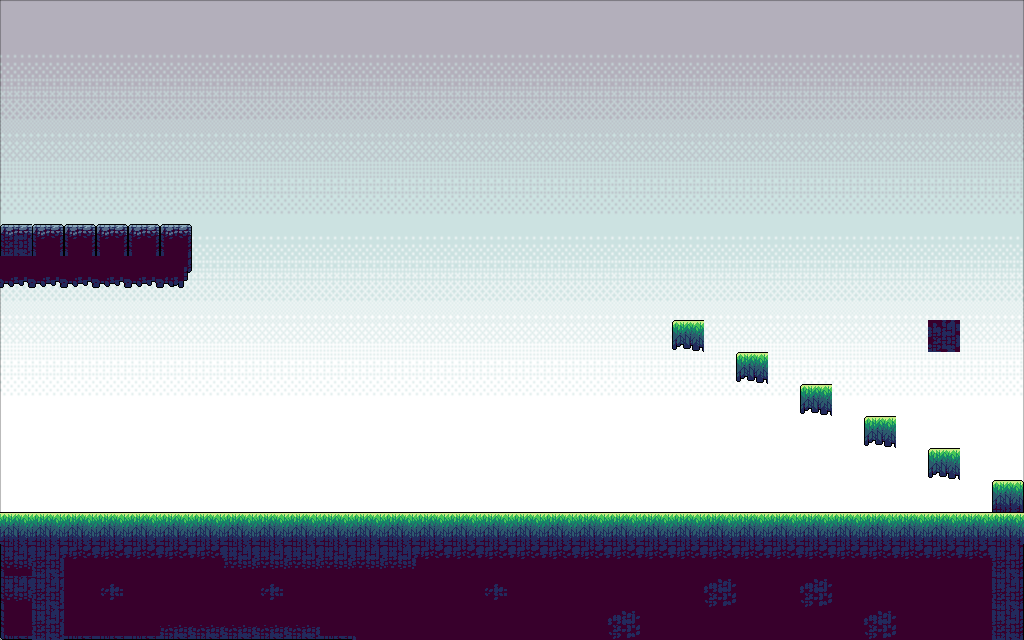

This is a level from a 2D game, rendered from its Tiled map with the project's own tilesets. A one-line summary and the map file follow, with tile-layer data summarised:
An orthogonal 32x20 tile map with 32x32 px tiles, 1 tile layer (Tiles), 3 tilesets, 1 image layer and 36 objects (2x stone, Arbol4, Silla right, Silla left, Tree2).

<map version="1.10" tiledversion="1.11.0" orientation="orthogonal" renderorder="right-down" width="32" height="20" tilewidth="32" tileheight="32" infinite="0" nextlayerid="10" nextobjectid="42">
 <editorsettings>
  <export target="TesteoPark.csv" format="csv" />
 </editorsettings>
 <tileset firstgid="1" source="BG.tsx" />
 <tileset firstgid="5" source="Objetos.tsx" />
 <tileset firstgid="27" source="Parque.tsx" />
 <imagelayer id="5" name="Fondo" locked="1">
  <image source="../images/bg/bg-1.png" width="1024" height="640" />
 </imagelayer>
 <objectgroup id="2" name="Edificios1" locked="1">
  <object id="1" gid="1" x="0" y="512" width="576" height="324">
   <properties>
    <property name="ruta" value="assets/images/bg/2.png" />
   </properties>
  </object>
  <object id="2" gid="1" x="576" y="512" width="576" height="324">
   <properties>
    <property name="ruta" value="assets/images/bg/2.png" />
   </properties>
  </object>
 </objectgroup>
 <objectgroup id="3" name="Edificios2" locked="1">
  <object id="3" gid="2" x="0" y="512" width="576" height="324">
   <properties>
    <property name="ruta" value="assets/images/bg/3.png" />
   </properties>
  </object>
  <object id="4" gid="2" x="574.667" y="512" width="576" height="324">
   <properties>
    <property name="ruta" value="assets/images/bg/3.png" />
   </properties>
  </object>
 </objectgroup>
 <objectgroup id="4" name="Arboles" locked="1">
  <object id="5" gid="4" x="1.33333" y="512" width="576" height="324">
   <properties>
    <property name="ruta" value="assets/images/bg/5.png" />
   </properties>
  </object>
  <object id="6" gid="4" x="574.667" y="512" width="576" height="324">
   <properties>
    <property name="ruta" value="assets/images/bg/5.png" />
   </properties>
  </object>
 </objectgroup>
 <objectgroup id="6" name="Objetos" locked="1">
  <object id="7" name="Arbol4" gid="13" x="703.667" y="512" width="175" height="190">
   <properties>
    <property name="ruta" value="assets/images/objects/Other/Tree4.png" />
   </properties>
  </object>
  <object id="8" name="stone" gid="16" x="2" y="512" width="27" height="16">
   <properties>
    <property name="ruta" value="assets/images/objects/Stones/3.png" />
   </properties>
  </object>
  <object id="9" name="stone" gid="16" x="930.5" y="512" width="27" height="16">
   <properties>
    <property name="ruta" value="assets/images/objects/Stones/3.png" />
   </properties>
  </object>
  <object id="10" name="Silla right" gid="22" x="513" y="512" width="48" height="22">
   <properties>
    <property name="ruta" value="assets/images/objects/Benches/2.png" />
   </properties>
  </object>
  <object id="11" name="Silla left" gid="21" x="420" y="512" width="45" height="22">
   <properties>
    <property name="ruta" value="assets/images/objects/Benches/1.png" />
   </properties>
  </object>
  <object id="12" gid="10" x="267" y="512" width="62" height="103">
   <properties>
    <property name="ruta" value="assets/images/objects/Other/Tree1.png" />
   </properties>
  </object>
  <object id="13" name="Tree2" gid="11" x="20" y="512" width="124" height="129">
   <properties>
    <property name="ruta" value="assets/images/objects/Other/Tree2.png" />
   </properties>
  </object>
  <object id="16" gid="26" x="191" y="256.364" width="23" height="32">
   <properties>
    <property name="ruta" value="assets/images/objects/Other/Ladder2.png" />
   </properties>
  </object>
  <object id="17" gid="25" x="191" y="288.125" width="23" height="32">
   <properties>
    <property name="ruta" value="assets/images/objects/Other/Ladder1.png" />
   </properties>
  </object>
  <object id="18" gid="25" x="191" y="319.813" width="23" height="32">
   <properties>
    <property name="ruta" value="assets/images/objects/Other/Ladder1.png" />
   </properties>
  </object>
  <object id="19" gid="25" x="191" y="351.688" width="23" height="32">
   <properties>
    <property name="ruta" value="assets/images/objects/Other/Ladder1.png" />
   </properties>
  </object>
  <object id="20" gid="25" x="191" y="383.563" width="23" height="32">
   <properties>
    <property name="ruta" value="assets/images/objects/Other/Ladder1.png" />
   </properties>
  </object>
  <object id="21" gid="25" x="191" y="415.375" width="23" height="32">
   <properties>
    <property name="ruta" value="assets/images/objects/Other/Ladder1.png" />
   </properties>
  </object>
  <object id="22" gid="25" x="191" y="447" width="23" height="32">
   <properties>
    <property name="ruta" value="assets/images/objects/Other/Ladder1.png" />
   </properties>
  </object>
  <object id="23" gid="25" x="191" y="478.438" width="23" height="32">
   <properties>
    <property name="ruta" value="assets/images/objects/Other/Ladder1.png" />
   </properties>
  </object>
  <object id="15" gid="5" x="123" y="512.5" width="144" height="39">
   <properties>
    <property name="ruta" value="assets/images/objects/Other/Rapm3.png" />
   </properties>
  </object>
 </objectgroup>
 <objectgroup id="8" name="Escaleras" locked="1">
  <object id="27" gid="25" x="191" y="505.455" width="23" height="32">
   <properties>
    <property name="ruta" value="assets/images/objects/Other/Ladder1.png" />
   </properties>
  </object>
  <object id="28" gid="25" x="191" y="537.182" width="23" height="32">
   <properties>
    <property name="ruta" value="assets/images/objects/Other/Ladder1.png" />
   </properties>
  </object>
 </objectgroup>
 <objectgroup id="9" name="Hitbox">
  <object id="29" x="191.333" y="483.958" width="21.3333" height="2.875" />
  <object id="31" x="191.708" y="433.438" width="21.3333" height="2.875" />
  <object id="32" x="191.833" y="457.063" width="21.3333" height="2.875" />
  <object id="33" x="191.583" y="409.938" width="21.3333" height="2.875" />
  <object id="34" x="191.583" y="385.938" width="21.3333" height="2.875" />
  <object id="35" x="191.458" y="362.188" width="21.3333" height="2.875" />
  <object id="36" x="191.958" y="266.688" width="21.3333" height="2.875" />
  <object id="37" x="191.833" y="338.313" width="21.3333" height="2.875" />
  <object id="38" x="191.583" y="314.313" width="21.3333" height="2.875" />
  <object id="39" x="191.958" y="290.313" width="21.3333" height="2.875" />
  <object id="40" x="191.958" y="242.938" width="21.3333" height="2.875" />
  <object id="41" x="191.958" y="224.063" width="21.3333" height="2.875" />
 </objectgroup>
 <layer id="7" name="Tiles" width="32" height="20">
  <data>[640 cells, 147 non-empty, 20 distinct tile ids]</data>
 </layer>
</map>
